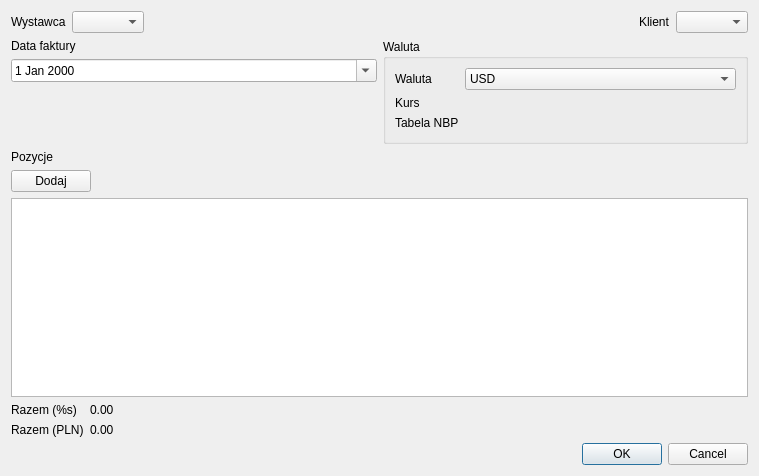
<?xml version="1.0" encoding="UTF-8"?>
<ui version="4.0">
 <class>Form</class>
 <widget class="QWidget" name="Form">
  <property name="geometry">
   <rect>
    <x>0</x>
    <y>0</y>
    <width>759</width>
    <height>476</height>
   </rect>
  </property>
  <property name="windowTitle">
   <string>Form</string>
  </property>
  <layout class="QVBoxLayout" name="verticalLayout_3">
   <item>
    <layout class="QHBoxLayout" name="horizontalLayout_3">
     <item>
      <layout class="QHBoxLayout" name="horizontalLayout">
       <item>
        <widget class="QLabel" name="label">
         <property name="text">
          <string>Wystawca</string>
         </property>
        </widget>
       </item>
       <item>
        <widget class="QComboBox" name="cbWystawca"/>
       </item>
      </layout>
     </item>
     <item>
      <spacer name="horizontalSpacer">
       <property name="orientation">
        <enum>Qt::Horizontal</enum>
       </property>
       <property name="sizeHint" stdset="0">
        <size>
         <width>40</width>
         <height>20</height>
        </size>
       </property>
      </spacer>
     </item>
     <item>
      <layout class="QHBoxLayout" name="horizontalLayout_2">
       <item>
        <widget class="QLabel" name="label_2">
         <property name="text">
          <string>Klient</string>
         </property>
        </widget>
       </item>
       <item>
        <widget class="QComboBox" name="cbKlient"/>
       </item>
      </layout>
     </item>
    </layout>
   </item>
   <item>
    <layout class="QHBoxLayout" name="horizontalLayout_4">
     <item>
      <layout class="QVBoxLayout" name="verticalLayout_2">
       <item>
        <layout class="QVBoxLayout" name="verticalLayout">
         <item>
          <widget class="QLabel" name="label_3">
           <property name="text">
            <string>Data faktury</string>
           </property>
          </widget>
         </item>
         <item>
          <widget class="QDateEdit" name="deIssued">
           <property name="calendarPopup">
            <bool>true</bool>
           </property>
          </widget>
         </item>
        </layout>
       </item>
       <item>
        <spacer name="verticalSpacer">
         <property name="orientation">
          <enum>Qt::Vertical</enum>
         </property>
         <property name="sizeType">
          <enum>QSizePolicy::Fixed</enum>
         </property>
         <property name="sizeHint" stdset="0">
          <size>
           <width>20</width>
           <height>62</height>
          </size>
         </property>
        </spacer>
       </item>
      </layout>
     </item>
     <item>
      <widget class="QGroupBox" name="groupBox">
       <property name="maximumSize">
        <size>
         <width>366</width>
         <height>111</height>
        </size>
       </property>
       <property name="title">
        <string>Waluta</string>
       </property>
       <layout class="QFormLayout" name="formLayout">
        <item row="0" column="0">
         <widget class="QLabel" name="label_5">
          <property name="text">
           <string>Waluta</string>
          </property>
         </widget>
        </item>
        <item row="0" column="1">
         <widget class="QComboBox" name="cbCurrency">
          <item>
           <property name="text">
            <string>USD</string>
           </property>
          </item>
          <item>
           <property name="text">
            <string>EUR</string>
           </property>
          </item>
         </widget>
        </item>
        <item row="1" column="0">
         <widget class="QLabel" name="label_4">
          <property name="text">
           <string>Kurs</string>
          </property>
         </widget>
        </item>
        <item row="1" column="1">
         <widget class="QLabel" name="lKurs">
          <property name="text">
           <string/>
          </property>
         </widget>
        </item>
        <item row="2" column="0">
         <widget class="QLabel" name="label_8">
          <property name="text">
           <string>Tabela NBP</string>
          </property>
         </widget>
        </item>
        <item row="2" column="1">
         <widget class="QLabel" name="lTabela">
          <property name="text">
           <string/>
          </property>
         </widget>
        </item>
       </layout>
      </widget>
     </item>
    </layout>
   </item>
   <item>
    <widget class="QLabel" name="label_6">
     <property name="text">
      <string>Pozycje</string>
     </property>
    </widget>
   </item>
   <item>
    <layout class="QHBoxLayout" name="horizontalLayout_5">
     <item>
      <widget class="QPushButton" name="pbDodaj">
       <property name="text">
        <string>Dodaj</string>
       </property>
      </widget>
     </item>
     <item>
      <spacer name="horizontalSpacer_2">
       <property name="orientation">
        <enum>Qt::Horizontal</enum>
       </property>
       <property name="sizeHint" stdset="0">
        <size>
         <width>40</width>
         <height>20</height>
        </size>
       </property>
      </spacer>
     </item>
    </layout>
   </item>
   <item>
    <widget class="QTableView" name="tvFakturaNPPozycje">
     <property name="selectionMode">
      <enum>QAbstractItemView::SingleSelection</enum>
     </property>
     <property name="selectionBehavior">
      <enum>QAbstractItemView::SelectRows</enum>
     </property>
    </widget>
   </item>
   <item>
    <layout class="QFormLayout" name="formLayout_2">
     <item row="0" column="0">
      <widget class="QLabel" name="lWaluta">
       <property name="text">
        <string>Razem (%s)</string>
       </property>
      </widget>
     </item>
     <item row="0" column="1">
      <widget class="QLabel" name="lSlownieWaluta">
       <property name="text">
        <string>0.00</string>
       </property>
      </widget>
     </item>
     <item row="1" column="0">
      <widget class="QLabel" name="label_12">
       <property name="text">
        <string>Razem (PLN)</string>
       </property>
      </widget>
     </item>
     <item row="1" column="1">
      <widget class="QLabel" name="lSlowniePLN">
       <property name="text">
        <string>0.00</string>
       </property>
      </widget>
     </item>
    </layout>
   </item>
   <item>
    <widget class="QDialogButtonBox" name="bb">
     <property name="standardButtons">
      <set>QDialogButtonBox::Cancel|QDialogButtonBox::Ok</set>
     </property>
    </widget>
   </item>
  </layout>
 </widget>
 <resources/>
 <connections/>
</ui>
